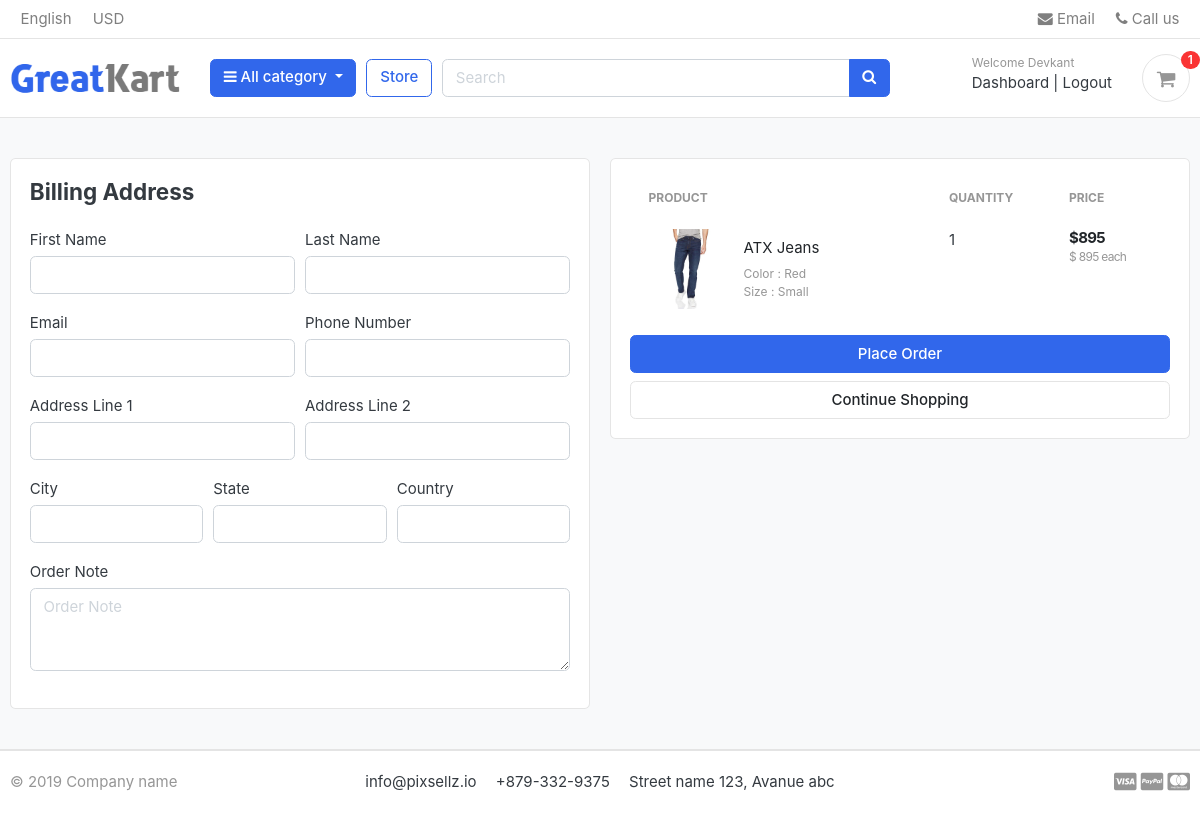
Page /cart/checkout/ (signed in) on the earlier database version.
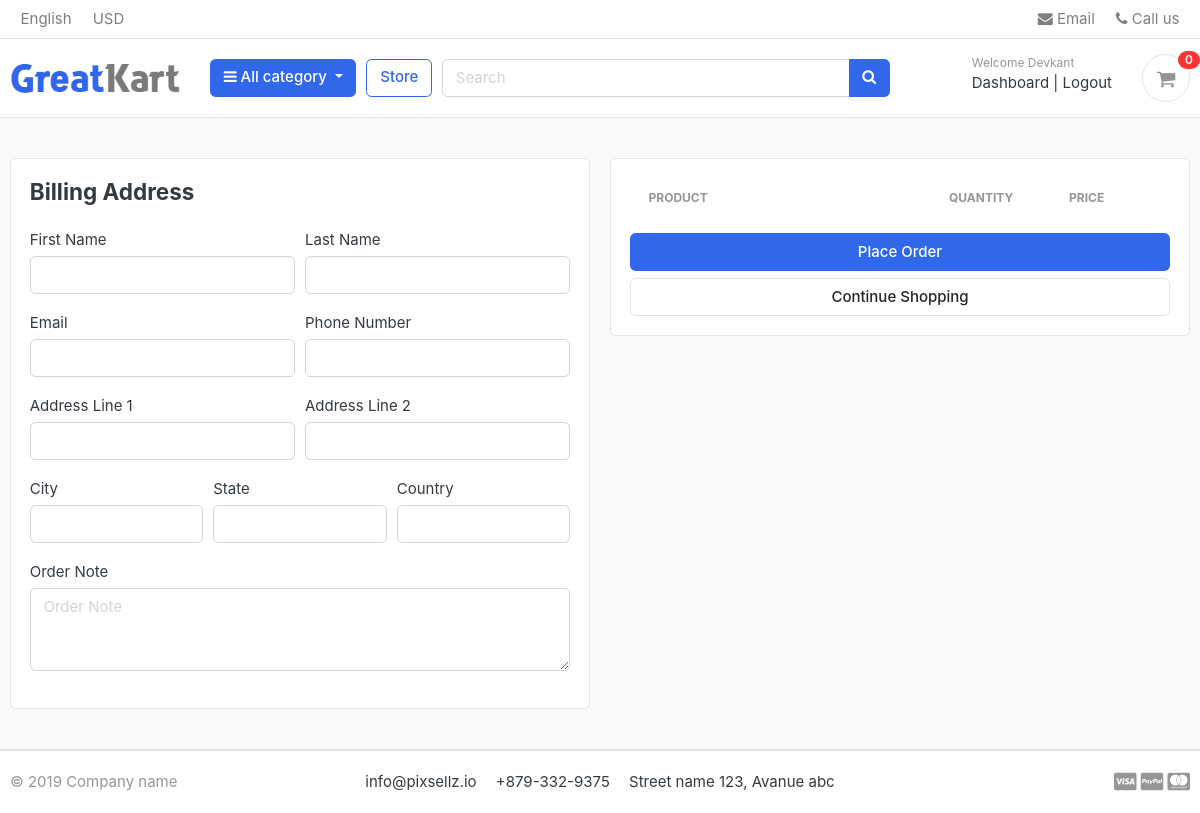
Same page on the later database version.
### carts/models.py (models this page shows, shortened)
class CartItem(models.Model):
	user = models.ForeignKey(Account,on_delete = models.CASCADE,null = True)
	product = models.ForeignKey(Product,on_delete = models.CASCADE)
	variations = models.ManyToManyField(Variation,blank = True)
	cart = models.ForeignKey(Cart, on_delete = models.CASCADE,null = True)
	quantity = models.IntegerField()
	is_active = models.BooleanField(default=True)
	def sub_total(self):
		return (self.product.price * self.quantity)

### store/models.py (models this page shows, shortened)
class Product(models.Model):
	product_name = models.CharField(max_length=255,unique=True)
	slug = models.SlugField(max_length=200,unique=True)
	description = models.TextField(max_length=500,blank = True)
	price = models.IntegerField()
	images = models.ImageField(upload_to='photos/products')
	stock = models.IntegerField()
	is_available = models.BooleanField(default=True)
	category = models.ForeignKey(Category, on_delete=models.CASCADE)
	created_date = models.DateTimeField(auto_now_add = True)
	modified_date = models.DateTimeField(auto_now = True)
	def get_url(self):
		return reverse('product_detail',args=[self.category.slug,self.slug])

class Variation(models.Model):
	product = models.ForeignKey(Product,on_delete = models.CASCADE)
	variation_category = models.CharField(max_length=100, choices = variation_category_choice)
	variation_value = models.CharField(max_length = 100)
	is_active = models.BooleanField(default=True)
	created_date = models.DateTimeField(auto_now = True)
	objects = VariationManager()

### carts/views.py (the view)
# urls.py: path('checkout/', views.checkout,name='checkout')
@login_required(login_url='login')
def checkout(request,total=0,quantity = 0,cart_items = None):
	try:
		tax = 0
		grand_total = 0
		if request.user.is_authenticated:
			cart_items = CartItem.objects.filter(user = request.user,is_active = True)
		else:
			cart = Cart.objects.get(cart_id = _cart_id(request))
			cart_items = CartItem.objects.filter(cart = cart,is_active = True)
		for cart_item in cart_items:
			total += cart_item.product.price*cart_item.quantity
			quantity +=cart_item.quantity
		tax = (18*total) /100
		grand_total = total + tax
	except ObjectDoesNotExist:
		pass
	context = {
		'total':total,
		'quantity':quantity,
		'cart_items':cart_items,
		'tax':round(tax),
		'grand_total': round(grand_total),
	}
	return render(request,'store/checkout.html',context)

### carts/context_processors.py (called while the page is built)
def counter(request):
	cart_count = 0
	if 'admin' in request.path:
		return {}
	else:
		try:
			cart = Cart.objects.filter(cart_id = _cart_id(request))
			if request.user.is_authenticated:
				cart_items  = CartItem.objects.all().filter(user =request.user)
			else:
				cart_items  = CartItem.objects.all().filter(cart = cart[:1])
			for cart_item in cart_items:
				cart_count += cart_item.quantity
		except Cart.DoesNotExist:
			cart_count = 0
	return dict(cart_count=cart_count)

### carts/views.py (called while the page is built)
def _cart_id(request):
	cart = request.session.session_key
	if not cart:
		cart = request.session.create()
	return cart

### category/context_processors.py (called while the page is built)
def menu_links(request):
	links = Category.objects.all()
	return dict(links=links)

### category/models.py (called while the page is built)
	def get_url(self):
		return reverse('products_by_category',args =[self.slug])

### templates/store/checkout.html (shortened to what this page needs)
{% extends "base.html" %}
{% load static %}
{% block content %}
<section class="section-content padding-y bg">
<div class="container">
<div class="row">
	<aside class="col-lg-6">
<div class="card">
<div class="card-body">
<h4 class="card-title mb-4"> Billing Address</h4>
<form action="{% url 'place_order' %}" method="POST">
<div class="form-row">
	<div class="col form-group">
		<label for="">First Name</label>
		<input type="text" name="first_name" class="form-control" required>
	</div>
	<div class="col form-group">
		<label for="">Last Name</label>
		<input type="text" name="last_name" class="form-control" required>
	</div>
</div>
<div class="form-row">
	<div class="col form-group">
		<label for="">Email</label>
		<input type="email" name="email" class="form-control" required>
	</div>
	<div class="col form-group">
		<label for="">Phone Number</label>
		<input type="text" name="phone" class="form-control" required>
	</div>
</div>
<div class="form-row">
	<div class="col form-group">
		<label for="">Address Line 1</label>
		<input type="text" name="address_line_1" class="form-control" required>
	</div>
	<div class="col form-group">
		<label for="">Address Line 2</label>
		<input type="text" name="address_line_2" class="form-control" >
	</div>
</div>
<div class="form-row">
	<div class="col form-group">
		<label for="">City</label>
		<input type="text" name="city" class="form-control" required>
	</div>
	<div class="col form-group">
		<label for="">State</label>
		<input type="text" name="state" class="form-control" required>
	</div>
	<div class="col form-group">
		<label for="">Country</label>
		<input type="text" name="country" class="form-control" required>
	</div>
</div>
<div class="form-row">
	<div class="col form-group">
		<label for="">Order Note</label>
		<textarea name="order_note" class="form-control" placeholder="Order Note" rows="3"></textarea>
	</div>
</div>
</div>
</div>
	</aside>
	<aside class="col-lg-6">
		<div class="card">
		<div class="card-body">
			<table class="table table-borderless table-shopping-cart">
			<thead class="text-muted">
			<tr class="small text-uppercase">
			<th scope="col">Product</th>
			<th scope="col" width="120">Quantity</th>
			<th scope="col" width="120">Price</th>
			</tr>
			</thead>
			<tbody>
			{% for cart_item in cart_items %}
			<tr>
				<td>
					<figure class="itemside align-items-center">
						<div class="aside"><img src="{{cart_item.product.images.url }}" class="img-sm"></div>
						<figcaption class="info">
							<a href="{{cart_item.product.get_url}}" class="title text-dark">{{cart_item.product.product_name}}</a>
							<p class="text-muted small">
								{% if cart_item.variations.all %}
									{% for item in cart_item.variations.all %}
										{{item.variation_category | capfirst}} : {{item.variation_value | capfirst}} <br>
									{% endfor %}
								{% endif %}
							</p>
						</figcaption>
					</figure>
				</td>
				<td>
				<label for="">{{cart_item.quantity}}</label>
				</td>
				<td>
					<div class="price-wrap">
						<var class="price">${{ cart_item.sub_total }}</var>
						<small class="text-muted"> $ {{cart_item.product.price }} each </small>
					</div>
				</td>
			</tr>
			{% endfor %}
			</tbody>
			</table>
			<button type="submit" class="btn btn-primary btn-block" >Place Order</button>
			<a href="{% url 'store' %}" class="btn btn-light btn-block">Continue Shopping</a>
		</div>
		</div>
</aside>
</div>
</div>
</section>
{% endblock content %}

### templates/includes/navbar.html (shortened to what this page needs)
{% load static %}
<header class="section-header">
<nav class="navbar p-md-0 navbar-expand-sm navbar-light border-bottom">
<div class="container">
  <div class="collapse navbar-collapse" id="navbarTop4">
    <ul class="navbar-nav mr-auto">
    	<li class="nav-item dropdown">
		 	<a href="#" class="nav-link">   English </a>
		</li>
		<li class="nav-item dropdown">
			<a href="#" class="nav-link"> USD </a>
		</li>
    </ul>
    <ul class="navbar-nav">
		<li><a href="#" class="nav-link"> <i class="fa fa-envelope"></i> Email </a></li>
		<li><a href="#" class="nav-link"> <i class="fa fa-phone"></i> Call us </a></li>
	</ul>
  </div>
</div>
</nav>
<section class="header-main border-bottom">
	<div class="container">
<div class="row align-items-center">
	<div class="col-lg-2 col-md-3 col-6">
		<a href="{% url 'home' %}" class="brand-wrap">
			<img class="logo" src="{% static './images/logo.png' %}">
		</a>
	</div>
	<div class="col-lg col-sm col-md col-6 flex-grow-0">
		<div class="category-wrap dropdown d-inline-block float-right">
			<button type="button" class="btn btn-primary dropdown-toggle" data-toggle="dropdown">
				<i class="fa fa-bars"></i> All category
			</button>
		</div>
	</div>
	<a href="{% url 'store' %}" class="btn btn-outline-primary">Store</a>
	<div class="col-lg  col-md-6 col-sm-12 col">
		<form action="{% url 'search' %}" class="search" method="get">
			<div class="input-group w-100">
			    <input type="text" class="form-control" style="width:60%;" placeholder="Search" name = "keyword" >
			    <div class="input-group-append">
			      <button class="btn btn-primary" type="submit">
			        <i class="fa fa-search"></i>
			      </button>
			    </div>
		    </div>
		</form>
	</div>
	<div class="col-lg-3 col-sm-6 col-8 order-2 order-lg-3">
				<div class="d-flex justify-content-end mb-3 mb-lg-0">
				{% if user.id is None %}
					<div class="widget-header">
						<small class="title text-muted">Welcome guest!</small>
						<div>
							<a href="{% url 'login' %}">Sign in</a> <span class="dark-transp"> | </span>
							<a href="{% url 'register' %}"> Register</a>
						</div>
					</div>
				{% else %}
					<div class="widget-header">
						<small class="title text-muted">Welcome {{user.first_name}}</small>
						<div>
							<a href="{% url 'dashboard' %}">Dashboard</a> <span class="dark-transp"> | </span>
							<a href="{% url 'logout' %}"> Logout</a>
						</div>
					</div>
				{% endif %}
					<a href="{% url 'cart' %}" class="widget-header pl-3 ml-3">
						<div class="icon icon-sm rounded-circle border"><i class="fa fa-shopping-cart"></i></div>
						<span class="badge badge-pill badge-danger notify">{{cart_count}}</span>
					</a>
				</div>
			</div>
</div>
	</div>
</section>
</header>

Differences in the rows shown:
removed CartItem: product.images (picture), product.product_name "ATX Jeans", quantity "1", sub_total "895", product.price "895"
no longer on this page (row unchanged): Variation: variation_category "Color", variation_value "Red"
no longer on this page (row unchanged): Variation: variation_category "Size", variation_value "Small"
Other differences:
{{ cart_count }}: "1" → "0"
